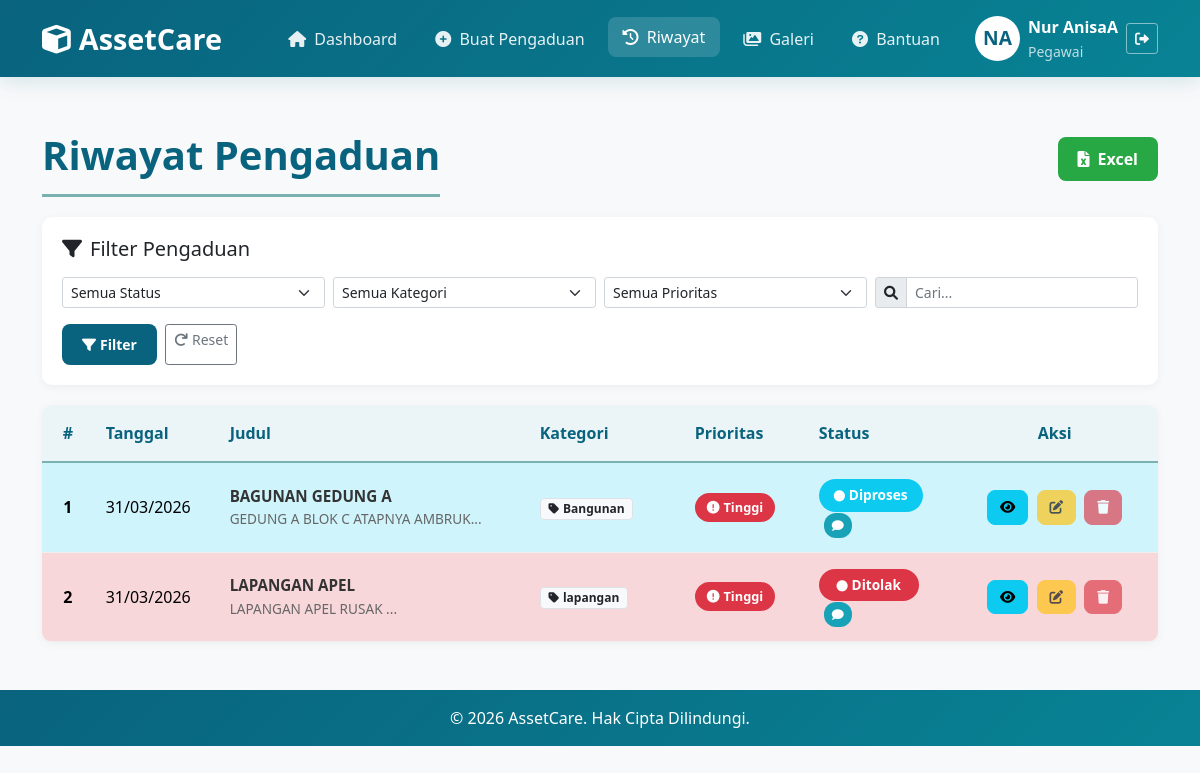
Page /user/riwayat.php (signed in) on the committed database.
### tables this page shows
CREATE TABLE `pengaduan` (
  `id` int(11) NOT NULL,
  `user_id` int(11) NOT NULL,
  `tanggal_kejadian` date NOT NULL,
  `judul` varchar(200) NOT NULL,
  `kategori` varchar(255) DEFAULT NULL,
  `prioritas` enum('Rendah','Sedang','Tinggi') NOT NULL,
  `lampiran` varchar(255) DEFAULT NULL,
  `deskripsi` text NOT NULL,
  `status` enum('Menunggu','Diproses','Selesai','Ditolak') DEFAULT 'Menunggu',
  `catatan_admin` text DEFAULT NULL,
  `created_at` timestamp NOT NULL DEFAULT current_timestamp(),
  `updated_at` timestamp NOT NULL DEFAULT current_timestamp() ON UPDATE current_timestamp()
);

### config/database.php (called while the page is built, shortened)
<?php
class Database {
    private $host = "localhost";
    private $username = "root";
    private $password = "";
    private $database = "sapraskantor";
    public $conn;
    public function __construct() {
        $this->conn = new mysqli($this->host, $this->username, $this->password, $this->database);
    }
    public function query($sql) {
        return $this->conn->query($sql);
    }
}
?>

### user/riwayat.php (the view, shortened to what this page needs)
<?php
require_once '../config/database.php';
$db = new Database();
$user_id = $_SESSION['user_id'];
$filter_status = isset($_GET['status']) ? $db->escape_string($_GET['status']) : '';
$filter_kategori = isset($_GET['kategori']) ? $db->escape_string(trim($_GET['kategori'])) : '';
$filter_prioritas = isset($_GET['prioritas']) ? $db->escape_string($_GET['prioritas']) : '';
$search = isset($_GET['search']) ? $db->escape_string($_GET['search']) : '';
function buildFilterQueryString() {
    $params = [];
    return $params ? '?' . implode('&', $params) : '';
}
function getFilteredPengaduan($db, $user_id, $status, $kategori, $prioritas, $search) {
    $query = "SELECT * FROM pengaduan WHERE user_id = '$user_id'";
    $query .= " ORDER BY created_at DESC";
    $result = $db->query($query);
    return $result->fetch_all(MYSQLI_ASSOC);
}
$pengaduan_data = getFilteredPengaduan($db, $user_id, $filter_status, $filter_kategori, $filter_prioritas, $search);
?>
<!DOCTYPE html>
<html lang="id">
<head>
    <link href="https://cdn.jsdelivr.net/npm/bootstrap@5.1.3/dist/css/bootstrap.min.css" rel="stylesheet">
    <link rel="stylesheet" href="https://cdnjs.cloudflare.com/ajax/libs/font-awesome/6.0.0/css/all.min.css">
</head>
<body>
    <?php include 'includes/navbar.php'; ?>
    <div class="container mt-4">
        <div class="d-flex justify-content-between align-items-center mt-4">
            <h1 class="page-title">Riwayat Pengaduan</h1>
            <div class="d-flex gap-2">
                <a href="riwayat.php?export=excel<?php echo buildFilterQueryString(); ?>" class="btn btn-export">
                    <i class="fas fa-file-excel me-2"></i>Excel
                </a>
            </div>
        </div>
        <div class="filter-card">
            <h5 class="mb-3"><i class="fas fa-filter me-2"></i>Filter Pengaduan</h5>
            <form method="GET" action="">
                <div class="row g-2">
                    <div class="col-md-3 mb-2">
                        <select class="form-select form-select-sm" name="status">
                            <option value="">Semua Status</option>
                        </select>
                    </div>
                    <div class="col-md-3 mb-2">
                        <select class="form-select form-select-sm" name="kategori">
                            <option value="">Semua Kategori</option>
                        </select>
                    </div>
                    <div class="col-md-3 mb-2">
                        <select class="form-select form-select-sm" name="prioritas">
                            <option value="">Semua Prioritas</option>
                        </select>
                    </div>
                    <div class="col-md-3 mb-2">
                        <div class="input-group input-group-sm">
                            <span class="input-group-text"><i class="fas fa-search"></i></span>
                            <input type="text" class="form-control" name="search" placeholder="Cari..." value="<?php echo htmlspecialchars($search); ?>">
                        </div>
                    </div>
                    <div class="col-12">
                        <div class="d-flex gap-2">
                            <button type="submit" class="btn btn-primary-custom btn-sm">
                                <i class="fas fa-filter me-1"></i>Filter
                            </button>
                            <a href="riwayat.php" class="btn btn-outline-secondary btn-sm">
                                <i class="fas fa-redo me-1"></i>Reset
                            </a>
                        </div>
                    </div>
                </div>
            </form>
        </div>
        <div class="table-container">
            <div class="table-responsive-custom">
                <table class="table table-hover align-middle mb-0">
                    <thead class="table-light">
                        <tr>
                            <th class="text-center">#</th>
                            <th>Tanggal</th>
                            <th>Judul</th>
                            <th>Kategori</th>
                            <th>Prioritas</th>
                            <th>Status</th>
                            <th class="text-center">Aksi</th>
                        </tr>
                    </thead>
                    <tbody>
                        <?php if (empty($pengaduan_data)): ?>
                            <tr>
                                <td colspan="7">
                                    <div class="empty-state">
                                        <i class="fas fa-inbox"></i>
                                        <h5 class="text-muted">Tidak ada pengaduan</h5>
                                        <p>
                                            <?php if ($filter_status || $filter_kategori || $filter_prioritas || $search): ?>
                                                Tidak ada data dengan filter yang dipilih
                                            <?php else: ?>
                                                Belum ada riwayat pengaduan
                                            <?php endif; ?>
                                        </p>
                                        <a href="index.php" class="btn btn-primary-custom mt-2">
                                            <i class="fas fa-plus me-2"></i>Buat Pengaduan
                                        </a>
                                    </div>
                                </td>
                            </tr>
                        <?php else: ?>
                            <?php foreach ($pengaduan_data as $index => $p):
                                $kategori_tampil = trim($p['kategori'] ?? '');
                                $rowClass = '';
                                if ($p['status'] == 'Menunggu') $rowClass = 'table-warning';
                                elseif ($p['status'] == 'Diproses') $rowClass = 'table-info';
                                elseif ($p['status'] == 'Selesai') $rowClass = 'table-success';
                                elseif ($p['status'] == 'Ditolak') $rowClass = 'table-danger';
                            ?>
                                <tr class="<?php echo $rowClass; ?>">
                                    <td class="text-center fw-bold"><?php echo $index + 1; ?></td>
                                    <td class="fw-semibold"><?php echo date('d/m/Y', strtotime($p['tanggal_kejadian'])); ?></td>
                                    <td>
                                        <div class="judul-deskripsi">
                                            <h6 title="<?php echo htmlspecialchars($p['judul']); ?>"><?php echo htmlspecialchars($p['judul']); ?></h6>
                                            <small title="<?php echo htmlspecialchars($p['deskripsi']); ?>"><?php echo htmlspecialchars(substr($p['deskripsi'], 0, 80)); ?>...</small>
                                        </div>
                                    </td>
                                    <td>
                                        <?php if ($kategori_tampil !== ''): ?>
                                            <span class="badge bg-light text-dark border">
                                                <i class="fas fa-tag me-1"></i><?php echo htmlspecialchars($kategori_tampil); ?>
                                            </span>
                                        <?php else: ?>
                                            <em class="text-muted">-</em>
                                        <?php endif; ?>
                                    </td>
                                    <td>
                                        <span class="priority-badge bg-<?php echo strtolower($p['prioritas']); ?>">
                                            <i class="fas fa-exclamation-circle me-1"></i><?php echo $p['prioritas']; ?>
                                        </span>
                                    </td>
                                    <td>
                                        <span class="status-badge bg-<?php echo strtolower($p['status']); ?>">
                                            <i class="fas fa-circle me-1" style="font-size: 0.7rem;"></i><?php echo $p['status']; ?>
                                        </span>
                                        <?php if (!empty($p['catatan_admin'])): ?>
                                            <span class="badge-catatan" title="Ada catatan dari admin">
                                                <i class="fas fa-comment"></i>
                                            </span>
                                        <?php endif; ?>
                                    </td>
                                    <td class="text-center action-buttons">
                                        <button class="btn btn-sm btn-info" data-bs-toggle="modal" data-bs-target="#detailModal<?php echo $p['id']; ?>" title="Detail">
                                            <i class="fas fa-eye"></i>
                                        </button>
                                        <?php if ($p['status'] == 'Menunggu'): ?>
                                            <button class="btn btn-sm btn-warning" data-bs-toggle="modal" data-bs-target="#editModal<?php echo $p['id']; ?>" title="Edit">
                                                <i class="fas fa-edit"></i>
                                            </button>
                                            <button class="btn btn-sm btn-danger" onclick="confirmDelete(<?php echo $p['id']; ?>)" title="Hapus">
                                                <i class="fas fa-trash"></i>
                                            </button>
                                        <?php else: ?>
                                            <button class="btn btn-sm btn-warning" disabled title="Tidak dapat diedit">
                                                <i class="fas fa-edit"></i>
                                            </button>
                                            <button class="btn btn-sm btn-danger" disabled title="Tidak dapat dihapus">
                                                <i class="fas fa-trash"></i>
                                            </button>
                                        <?php endif; ?>
                                    </td>
                                </tr>
                            <?php endforeach; ?>
                        <?php endif; ?>
                    </tbody>
                </table>
            </div>
        </div>
    </div>
    <?php include 'footer.php'; ?>
</body>
</html>
</body>
</html>

### user/riwayat.php (style rules this page uses)
:root { --primary: #09637E; --secondary: #088395; --accent: #7AB2B2; --light: #EBF4F6; }
body { background-color: #f8f9fa; font-family: 'Segoe UI', Tahoma, Geneva, Verdana, sans-serif; }
.page-title { color: var(--primary); font-weight: 700; margin: 30px 0 20px; padding-bottom: 15px; border-bottom: 3px solid var(--accent); }
.btn-primary-custom { background: var(--primary); border: none; color: white; padding: 10px 20px; border-radius: 8px; font-weight: 600; }
.btn-export { background: #28a745; border: none; color: white; padding: 10px 20px; border-radius: 8px; font-weight: 600; }
.filter-card { background: white; border-radius: 10px; padding: 20px; margin-bottom: 20px; box-shadow: 0 2px 10px rgba(0,0,0,0.05); }
.table-container { display: block; }
.table-responsive-custom { overflow-x: auto; -webkit-overflow-scrolling: touch; border-radius: 10px; box-shadow: 0 2px 10px rgba(0,0,0,0.05); background: white; }
.table-responsive-custom table { min-width: 800px; margin-bottom: 0; width: 100%; }
.table-responsive-custom th { background: var(--light); border-bottom: 2px solid var(--accent); font-weight: 700; color: var(--primary); padding: 16px 12px; white-space: nowrap; }
.table-responsive-custom td { padding: 16px 12px; vertical-align: middle; border-bottom: 1px solid #eee; }
.table-responsive-custom th:nth-child(1), .table-responsive-custom td:nth-child(1) { width: 50px; min-width: 50px; text-align: center; }
.table-responsive-custom th:nth-child(2), .table-responsive-custom td:nth-child(2) { width: 120px; min-width: 120px; }
.table-responsive-custom th:nth-child(3), .table-responsive-custom td:nth-child(3) { width: 300px; min-width: 300px; }
.table-responsive-custom th:nth-child(4), .table-responsive-custom td:nth-child(4) { width: 150px; min-width: 150px; }
.table-responsive-custom th:nth-child(5), .table-responsive-custom td:nth-child(5) { width: 120px; min-width: 120px; }
.table-responsive-custom th:nth-child(6), .table-responsive-custom td:nth-child(6) { width: 140px; min-width: 140px; }
.table-responsive-custom th:nth-child(7), .table-responsive-custom td:nth-child(7) { width: 200px; min-width: 200px; text-align: center; }
.judul-deskripsi { max-width: 300px; }
.judul-deskripsi h6 { font-size: 0.95rem; font-weight: 600; margin-bottom: 4px; line-height: 1.3; color: #333; display: -webkit-box; -webkit-line-clamp: 1; -webkit-box-orient: vertical; overflow: hidden; }
.judul-deskripsi small { font-size: 0.85rem; color: #666; line-height: 1.3; display: -webkit-box; -webkit-line-clamp: 2; -webkit-box-orient: vertical; overflow: hidden; }
.status-badge { padding: 6px 15px; border-radius: 50px; font-weight: 600; font-size: 0.85rem; display: inline-block; min-width: 100px; text-align: center; }
.priority-badge { padding: 5px 12px; border-radius: 50px; font-weight: 600; font-size: 0.8rem; display: inline-block; min-width: 80px; text-align: center; }
.bg-diproses { background-color: #0dcaf0; color: white; }
.bg-ditolak { background-color: #dc3545; color: white; }
.bg-tinggi { background-color: #dc3545; color: white; }
.action-buttons .btn { padding: 6px 12px; border-radius: 8px; margin: 2px; transition: all 0.3s; font-size: 0.85rem; }
.badge-catatan { background: #17a2b8; color: white; padding: 4px 8px; border-radius: 12px; font-size: 0.75rem; margin-left: 5px; cursor: help; }
@media (min-width: 769px) { .table-responsive-custom { border-radius: 10px; overflow: hidden; } }

### rows in the picture
pengaduan: tanggal_kejadian "31/03/2026", judul "BAGUNAN GEDUNG A", deskripsi "GEDUNG A BLOK C ATAPNYA AMBRUK", kategori "Bangunan", prioritas "Tinggi", status "Diproses"
pengaduan: tanggal_kejadian "31/03/2026", judul "LAPANGAN APEL", deskripsi "LAPANGAN APEL RUSAK", kategori "lapangan", prioritas "Tinggi", status "Ditolak"

### other values in the picture
generateInitials($user_name) "NA"
$user_name "Nur AnisaA"
$user_role "Pegawai"
